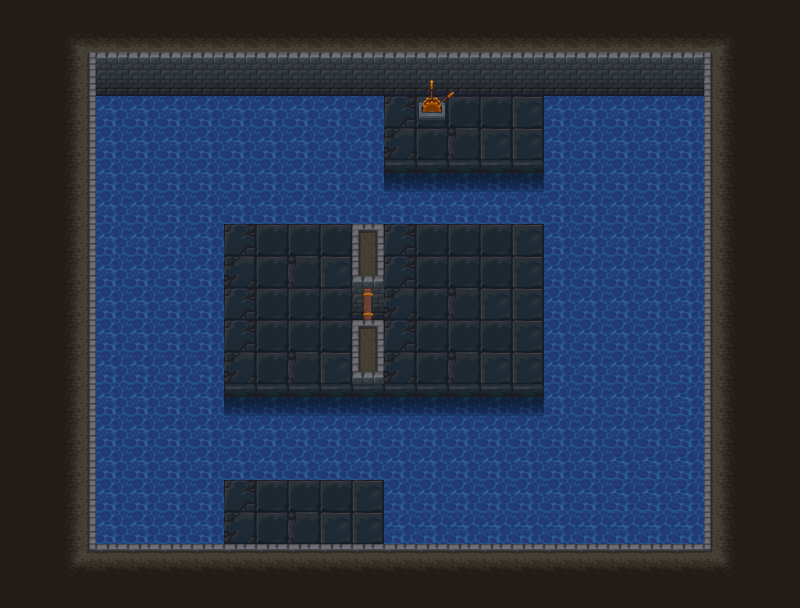

Below is a game level as drawn by its tile map, then a one-line description and the .tmx that defines it (tile-layer data replaced by summaries):
An orthogonal 25x19 tile map with 32x32 px tiles, 5 tile layers (bg, switchOff, switchOn, doorClosed, ...) and 16 objects (6x water, 2x lasso, 2x key, 2x collision, 1, ...).

<map version="1.0" tiledversion="1.1.4" orientation="orthogonal" renderorder="right-down" width="25" height="19" tilewidth="32" tileheight="32" infinite="0" nextobjectid="20">
 <tileset firstgid="1" name="tiles" tilewidth="32" tileheight="32" tilecount="240" columns="10">
  <image source="tiles.png" width="320" height="768" />
 </tileset>
 <layer name="bg" width="25" height="19">
  <properties>
   <property name="bg" value="1" />
  </properties>
  <data>[475 cells, 474 non-empty, 23 distinct tile ids]</data>
 </layer>
 <layer name="switchOff" width="25" height="19">
  <properties>
   <property name="switchoff" value="1" />
  </properties>
  <data>[475 cells, 4 non-empty, 4 distinct tile ids]</data>
 </layer>
 <objectgroup name="openDoor">
  <properties>
   <property name="opendoor" value="1" />
  </properties>
  <object id="2" name="1" x="320.833" y="291.667" width="32.2917" height="62.5" />
 </objectgroup>
 <objectgroup name="door">
  <properties>
   <property name="door" value="1" />
  </properties>
  <object id="1" name="1" type="door" x="354.359" y="311.753" width="29.097" height="40.5279">
   <properties>
    <property name="need" value="key1" />
   </properties>
  </object>
 </objectgroup>
 <objectgroup name="item">
  <properties>
   <property name="item" value="1" />
  </properties>
  <object id="3" name="lasso" type="lasso" x="226.042" y="228.125" width="27.0833" height="26.0417">
   <properties>
    <property name="from" value="lasso" />
   </properties>
  </object>
  <object id="8" name="key1" type="key" x="298.222" y="503.435" width="21.5367" height="18.346">
   <properties>
    <property name="from" value="key1" />
   </properties>
  </object>
 </objectgroup>
 <objectgroup name="character">
  <object id="4" name="princess" type="player" x="226.755" y="322.853" width="10.9584" height="10.9584">
   <ellipse />
  </object>
 </objectgroup>
 <objectgroup name="itemChoose">
  <properties>
   <property name="itemchoose" value="1" />
  </properties>
  <object id="5" name="lasso" type="lasso" x="225.913" y="224.227" width="47.2056" height="52.2633" />
  <object id="9" name="key1" type="key" x="282.268" y="487.482" width="55.0382" height="53.4429" />
 </objectgroup>
 <objectgroup name="openSwitch">
  <object id="10" type="opensw" x="409.232" y="95.8448" width="46.4096" height="47.7101" />
 </objectgroup>
 <objectgroup name="collision" />
 <objectgroup name="water">
  <object id="11" type="water" x="96.0971" y="96.9401" width="285.762" height="123.915" />
  <object id="12" type="water" x="97.783" y="226.755" width="123.915" height="316.109" />
  <object id="13" type="water" x="225.07" y="401.248" width="476.271" height="76.7091" />
  <object id="14" type="water" x="386.074" y="483.014" width="316.109" height="59.85" />
  <object id="15" type="water" x="546.236" y="101.155" width="155.947" height="300.936" />
  <object id="16" type="water" x="385.231" y="179.55" width="157.633" height="40.4619" />
  <object id="18" type="collision" x="354.042" y="226.755" width="28.6605" height="68.2795" />
  <object id="19" type="collision" x="354.885" y="353.199" width="27.8176" height="33.7183" />
 </objectgroup>
 <layer name="switchOn" width="25" height="19">
  <properties>
   <property name="switchon" value="1" />
  </properties>
  <data>[475 cells, 2 non-empty, 2 distinct tile ids]</data>
 </layer>
 <layer name="doorClosed" width="25" height="19">
  <properties>
   <property name="doorClosed" value="1" />
  </properties>
  <data>[475 cells, 1 non-empty, 1 distinct tile ids]</data>
 </layer>
 <layer name="fg" width="25" height="19">
  <properties>
   <property name="fg" value="1" />
  </properties>
  <data>[475 cells, 2 non-empty, 2 distinct tile ids]</data>
 </layer>
</map>
